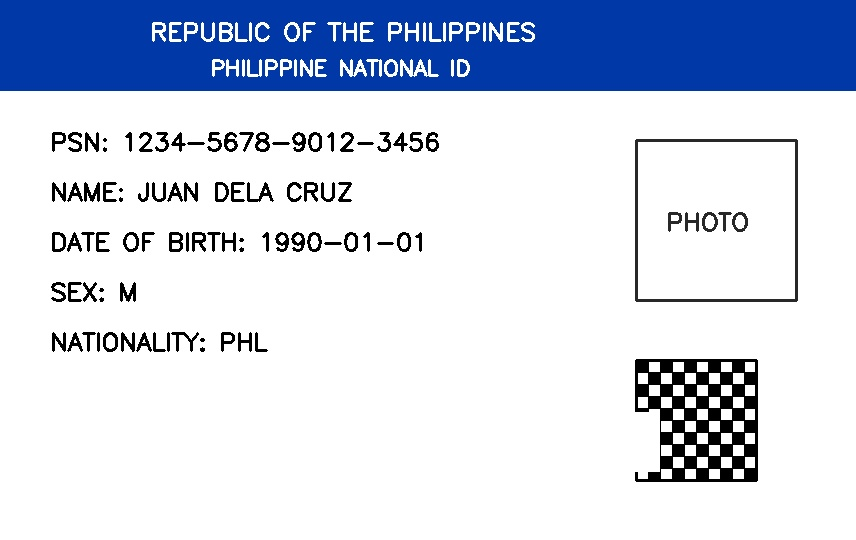
#> input picture KYC VERIFICATION/KYC VERIFICATION/datasets/red_team/copy_move/copy_move_001.jpg, 856 x 540 px
$ python license_ocr.py '../../KYC VERIFICATION/KYC VERIFICATION/datasets/red_team/copy_move/copy_move_001.jpg'
#> lines starting #> are read from the running program, lines starting #| are printed output that depends on the picture; after the words box and inside, x2 and y2 are one past the last pixel; in counts of white or black regions, pixels touching at a corner belong together
#> in run, img is the input picture: PIL image 856x540 RGB; mean R, G, B 203.7, 212.5, 229.7
"""
License card OCR + pattern check
Usage:
  python3 license_ocr.py /abs/path/to/image.jpg

Outputs to ./outputs/license_verification_report.json
Requires: pillow, numpy, pytesseract, and a system tesseract binary (e.g., `sudo apt install tesseract-ocr`).
"""

from pathlib import Path
import sys, json
import numpy as np
from PIL import Image
import pytesseract


def to_gray_array(img: Image.Image) -> np.ndarray:
    return np.asarray(img.convert("L"), dtype=np.uint8)
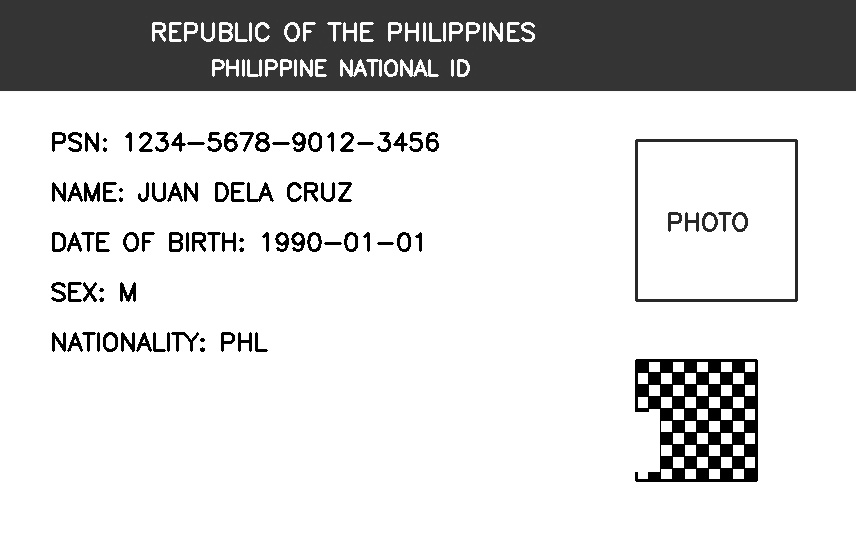
#> returned value: shape (540, 856); min 0, max 255, mean 211.8


def otsu_threshold(gray: np.ndarray) -> np.ndarray:
    # Simple Otsu implementation (no OpenCV dependency)
    hist, _ = np.histogram(gray.flatten(), 256, [0, 256])
#> hist = 256 values, max 352494 at index 255, min 0 at index 9, mean 1805.6
    total = gray.size
#> total = 462240
    sum_total = np.dot(np.arange(256), hist)
#> sum_total = 97913984
    sumB = 0.0
    wB = 0.0
    var_max = 0.0
    threshold = 0
    for t in range(256):
        wB += hist[t]
        if wB == 0:
            continue
        wF = total - wB
        if wF == 0:
            break
        sumB += t * hist[t]
        mB = sumB / wB
        mF = (sum_total - sumB) / wF
        var_between = wB * wF * (mB - mF) ** 2
        if var_between > var_max:
            var_max = var_between
            threshold = t
#> this loop made 256 passes
#> (wB, wF, sumB, mB, mF, var_max) on passes 1, 2, 3, 4, 5, 6, 7, 8, 9, 32, 35, 36: (12973, 449267, 0, 0, 217.9, 2.77e+14), (15377, 446863, 2404, 0.156, 219.1, 3.29e+14), (16708, 445532, 5066, 0.303, 219.8, 3.59e+14), (17385, 444855, 7097, 0.408, 220.1, 3.73e+14), (17651, 444589, 8161, 0.462, 220.2, 3.79e+14), (17716, 444524, 8486, 0.479, 220.2, 3.8e+14), (17738, 444502, 8618, 0.486, 220.3, 3.81e+14), (17746, 444494, 8674, 0.489, 220.3, 3.81e+14), (17747, 444493, 8682, 0.489, 220.3, 3.81e+14), (17748, 444492, 8713, 0.491, 220.3, 3.81e+14), (17751, 444489, 8815, 0.497, 220.3, 3.81e+14), (17758, 444482, 9060, 0.51, 220.3, 3.81e+14)
#> after the loop, sumB = 8028014; threshold = 59; var_max = 1.56e+15; wB = 462240
    return (gray > threshold).astype(np.uint8) * 255
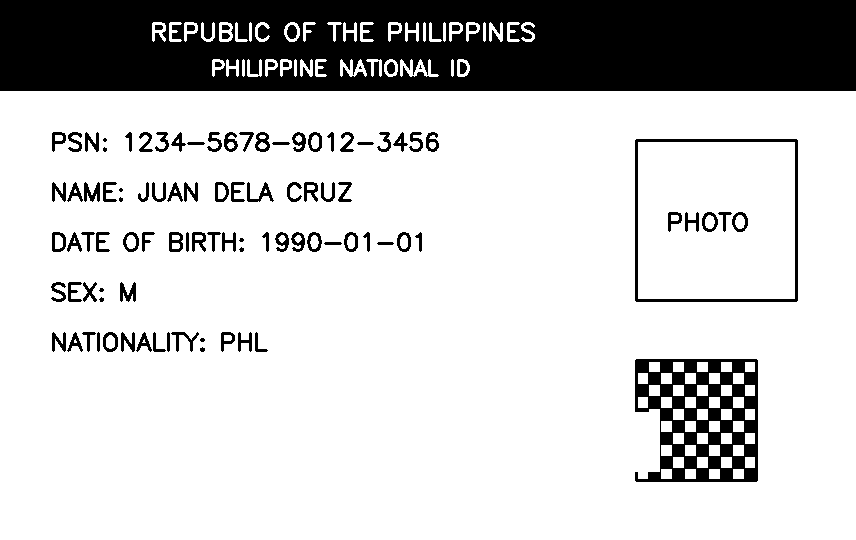
#> returned value: shape (540, 856); 79.8% white; 108 black regions (12 under 20 px), largest, box (x1, y1, x2, y2) and area: (0, 0, 856, 91) 72476, (635, 359, 758, 482) 8373, (635, 139, 798, 302) 1916


def high_freq_score(region: np.ndarray) -> float:
    # FFT-based high frequency energy (simple heuristic)
    f = np.fft.fft2(region.astype(np.float32))
    fshift = np.fft.fftshift(f)
    mag = np.abs(fshift)
    h, w = region.shape
    cy, cx = h // 2, w // 2
    r = max(8, min(h, w) // 20)
    mask = np.ones((h, w), dtype=bool)
    mask[cy - r : cy + r, cx - r : cx + r] = False  # ignore low freq center
    return float(mag[mask].mean())


def roi_rects(w: int, h: int):
    return {
        "header": (int(w * 0.05), int(h * 0.15), int(w * 0.90), int(h * 0.13)),
        "background": (int(w * 0.05), int(h * 0.35), int(w * 0.90), int(h * 0.40)),
    }


def run(image_path: Path) -> dict:
    out_dir = Path.cwd() / "outputs"
    out_dir.mkdir(parents=True, exist_ok=True)

    img = Image.open(image_path).convert("RGB")
    gray = to_gray_array(img)
    bw = otsu_threshold(gray)

    # OCR on binarized image
    ocr_text = pytesseract.image_to_string(Image.fromarray(bw), lang="eng")

    # Keyword checklist (PH DL front template example)
    expected_keywords = [
        "REPUBLIC OF THE PHILIPPINES",
        "DEPARTMENT OF TRANSPORTATION",
        "LAND TRANSPORTATION OFFICE",
        "DRIVER'S LICENSE",
        "Last Name",
        "First Name",
        "Nationality",
        "Sex",
        "Date of Birth",
        "Weight",
        "Height",
        "Address",
        "License No",
        "Expiration Date",
        "Blood Type",
        "Eyes Color",
        "DL Codes",
        "Conditions",
    ]
    missing_keywords = [kw for kw in expected_keywords if kw.lower() not in ocr_text.lower()]

    # Pattern/microprint check
    h, w = gray.shape
    rois = roi_rects(w, h)
    header = bw[rois["header"][1] : rois["header"][1] + rois["header"][3], rois["header"][0] : rois["header"][0] + rois["header"][2]]
    background = bw[rois["background"][1] : rois["background"][1] + rois["background"][3], rois["background"][0] : rois["background"][0] + rois["background"][2]]

    header_hf = high_freq_score(header)
    bg_hf = high_freq_score(background)
    pattern_detected = (header_hf > 50.0) and (bg_hf > 40.0)

    report = {
        "input_path": str(image_path),
        "ocr_text": ocr_text.strip(),
        "missing_keywords": missing_keywords,
        "pattern_detection": {
            "header_high_freq_score": round(header_hf, 2),
            "background_high_freq_score": round(bg_hf, 2),
            "microprint_expected_present": bool(pattern_detected),
        },
    }

    report_path = out_dir / "license_verification_report.json"
    with open(report_path, "w", encoding="utf-8") as f:
        json.dump(report, f, ensure_ascii=False, indent=2)

    print("OCR length:", len(report["ocr_text"]))
    print("Missing keywords:", len(missing_keywords))
    print("Header HF:", report["pattern_detection"]["header_high_freq_score"], " Background HF:", report["pattern_detection"]["background_high_freq_score"])
    print("Report:", str(report_path))
    return report


def main(argv):
    if len(argv) != 2:
        print("usage: python3 license_ocr.py /abs/path/to/image.jpg", file=sys.stderr)
        return 2
    p = Path(argv[1])
    if not p.exists():
        print(f"❌ not found: {p}", file=sys.stderr)
        return 2
    run(p)
#> (the call stopped at in run, `ocr_text = pytesseract.image_to_string(Image.fromarray(bw), lang="eng")`: pytesseract is not available in this run)
    return 0


if __name__ == "__main__":
    raise SystemExit(main(sys.argv))
#> (the program exits here)
